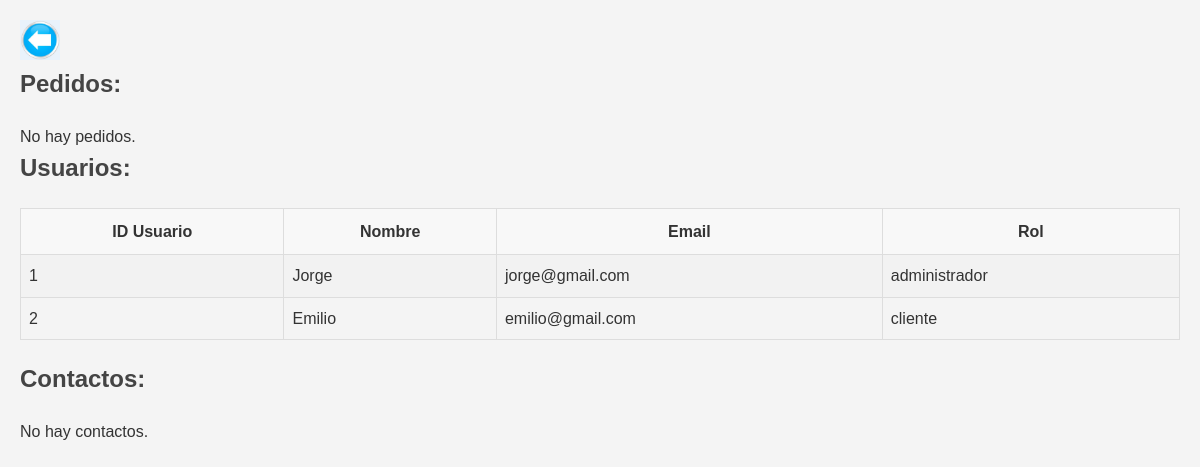
The app's page /basedatos.php, older data.
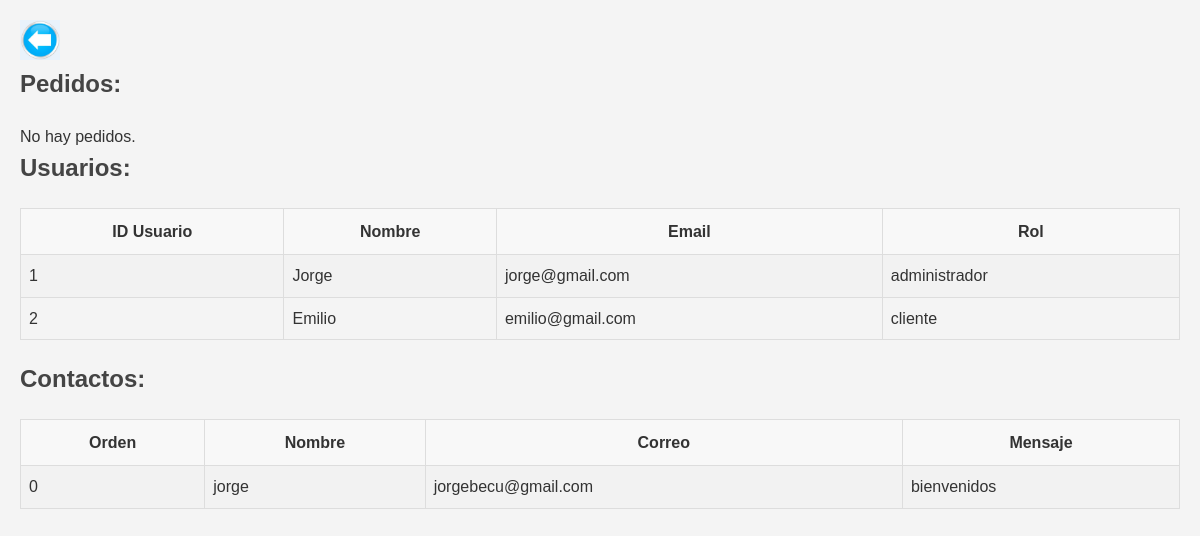
The same page, newer data.
### tables this page shows
CREATE TABLE Usuarios (
    ID INT PRIMARY KEY AUTO_INCREMENT,
    Nombre VARCHAR(255) NOT NULL,
    Email VARCHAR(100) NOT NULL UNIQUE,
    Contraseña VARCHAR(255) NOT NULL,
    Rol ENUM('administrador', 'cliente') NOT NULL
);

CREATE TABLE Contacto (
  `ORDEN` int(11) NOT NULL,
  `NOMBRE` varchar(30) NOT NULL,
  `CORREO` varchar(50) NOT NULL,
  `MENSAJE` varchar(1000) NOT NULL
);

### basedatos.php (the view, shortened to what this page needs)
<!DOCTYPE html>
<html lang="es">
<head>
    <link rel="stylesheet" href="css/principal.css">
    <link rel="stylesheet" href="css/basedatos.css">
</head>
<?php
    $servername = "localhost";
    $username = "root";
    $password = "tfgimagym";
    $dbname = "script_imagym";
    $conn = new mysqli($servername, $username, $password, $dbname);
    $sqlUsuarios = "SELECT * FROM usuarios";
    $resultUsuarios = $conn->query($sqlUsuarios);
$sqlPedidos = "SELECT f.ID AS ID_Pedido, f.ClienteID, f.FechaCompra, f.PrecioTotal, u.Nombre AS NombreCliente, pf.ProductoID, pf.Cantidad, p.Nombre AS NombreProducto
               FROM facturas f
               INNER JOIN usuarios u ON f.ClienteID = u.ID
               INNER JOIN productosenfacturas pf ON f.ID = pf.FacturaID
               INNER JOIN productos p ON pf.ProductoID = p.ID";
$resultPedidos = $conn->query($sqlPedidos);
$sqlContacto = "SELECT * FROM Contacto";
$resultContacto = $conn->query($sqlContacto);
?>
<h6 class="volver">
    <a href="javascript:history.go(-1)">
        <img title="Volver atrás" src="imagenes/volver.jpg" style="width: 40px; height: auto;">
    </a>
</h6>
    <?php
    echo "<h2>Pedidos:</h2>";
if ($resultPedidos->num_rows > 0) {
    echo "<table border='1'><tr><th>ID Pedido</th><th>Cliente ID</th><th>Producto ID</th><th>Producto</th><th>Cantidad</th><th>Precio Total</th><th>Fecha Compra</th></tr>";
    while($row = $resultPedidos->fetch_assoc()) {
        echo "<tr><td>" . $row["ID_Pedido"]. "</td><td>" . $row["ClienteID"]. "</td><td>" . $row["ProductoID"]. "</td><td>" . $row["NombreProducto"]. "</td><td>" . $row["Cantidad"]. "</td><td>" . $row["PrecioTotal"]. "</td><td>" . $row["FechaCompra"]. "</td></tr>";
    }
    echo "</table>";
} else {
    echo "No hay pedidos.";
}
    echo "<h2>Usuarios:</h2>";
if ($resultUsuarios->num_rows > 0) {
    echo "<table border='1'><tr><th>ID Usuario</th><th>Nombre</th><th>Email</th><th>Rol</th></tr>";
    while($row = $resultUsuarios->fetch_assoc()) {
        echo "<tr><td>" . $row["ID"]. "</td><td>" . $row["Nombre"]. "</td><td>" . $row["Email"]. "</td><td>" . $row["Rol"]. "</td></tr>";
    }
    echo "</table>";
} else {
    echo "No hay usuarios.";
}
echo "<h2>Contactos:</h2>";
if ($resultContacto->num_rows > 0) {
    echo "<table border='1'><tr><th>Orden</th><th>Nombre</th><th>Correo</th><th>Mensaje</th></tr>";
    while($row = $resultContacto->fetch_assoc()) {
        echo "<tr><td>" . $row["ORDEN"]. "</td><td>" . $row["NOMBRE"]. "</td><td>" . $row["CORREO"]. "</td><td>" . $row["MENSAJE"]. "</td></tr>";
    }
    echo "</table>";
} else {
    echo "No hay contactos.";
}
    ?>

### css/principal.css (style rules this page uses)
* { margin: 0; padding: 0; box-sizing: border-box; }

### css/basedatos.css (style rules this page uses)
h2 { color: #444; margin-bottom: 20px; }
table { width: 100%; border-collapse: collapse; margin-bottom: 20px; }
table, th, td { border: 1px solid #ddd; }
th { background-color: #f8f8f8; color: #333; padding: 10px; }
td { padding: 8px; text-align: left; }
tr:nth-child(even) { background-color: #f2f2f2; }
a { color: #28abe1; text-decoration: none; }
p, .btn, table { margin-bottom: 20px; }

Row changes from the older to the newer data that the page shows:
added contacto: ORDEN "0", NOMBRE "jorge", CORREO "jorgebecu@gmail.com", MENSAJE "bienvenidos"
Text that changed along with them:
text no longer shown: "No hay contactos."
text now shown: "Orden Nombre Correo Mensaje"
